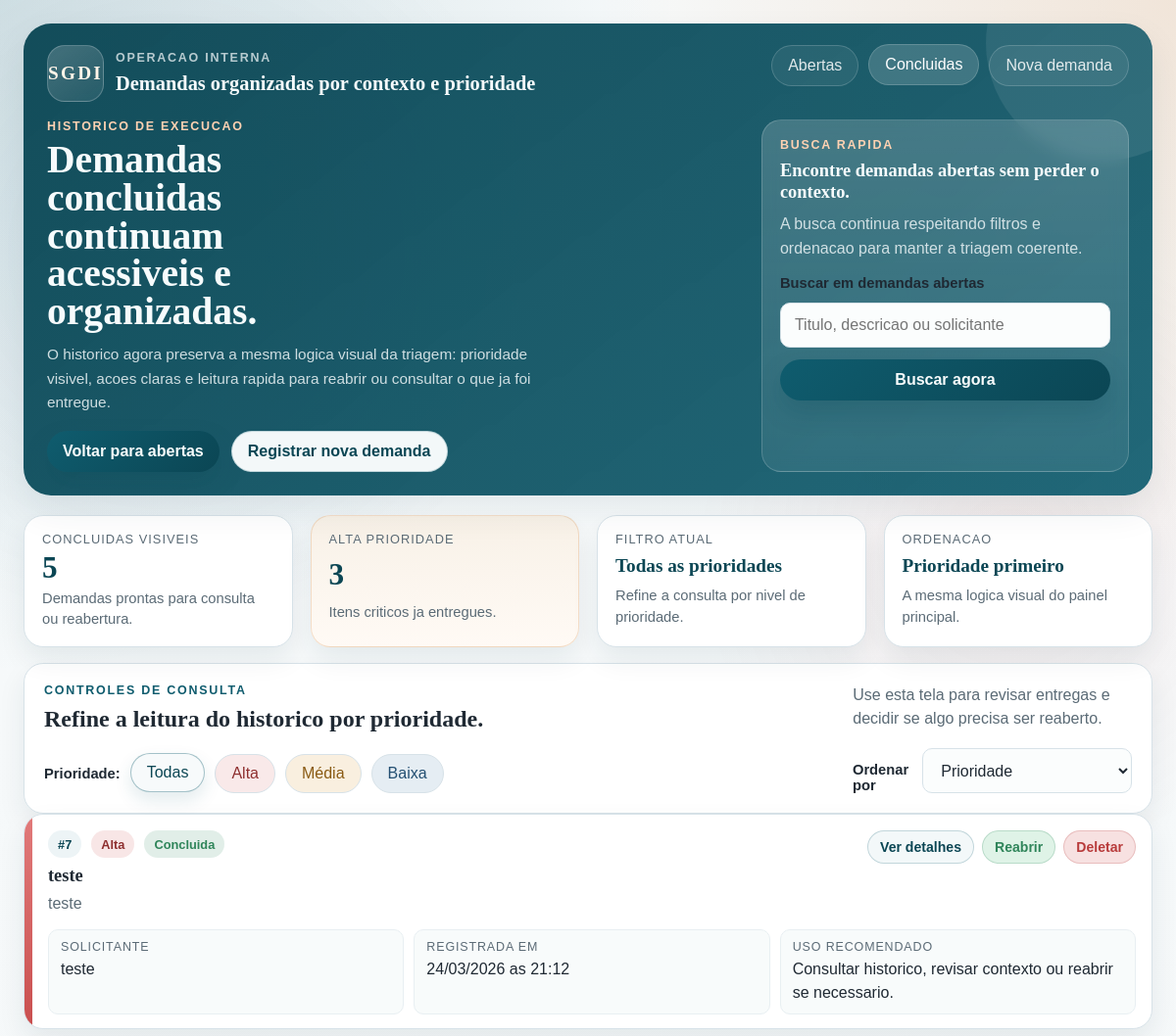
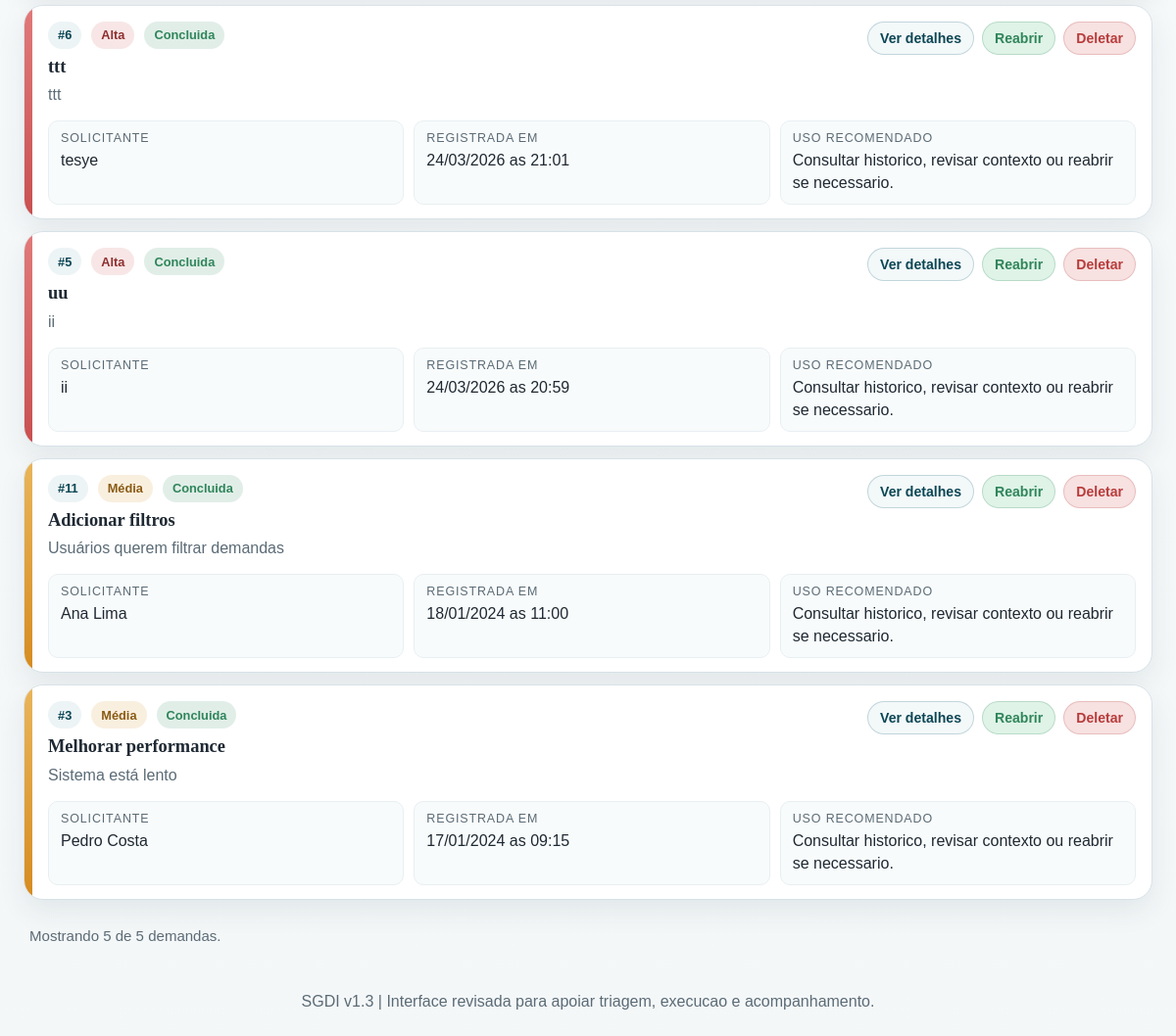
Before: /concluidas with the older database file (2 pictures, top to bottom).
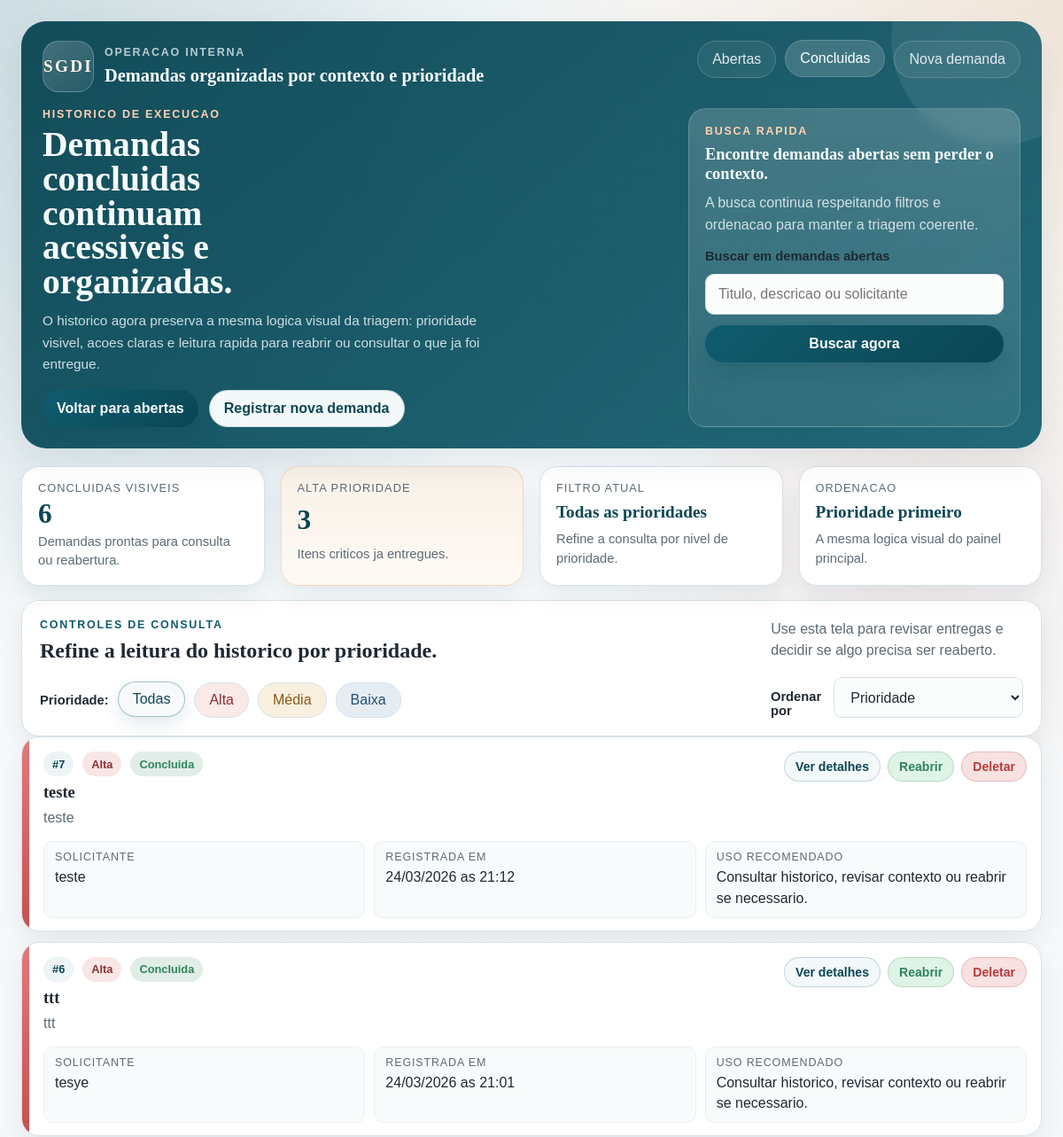
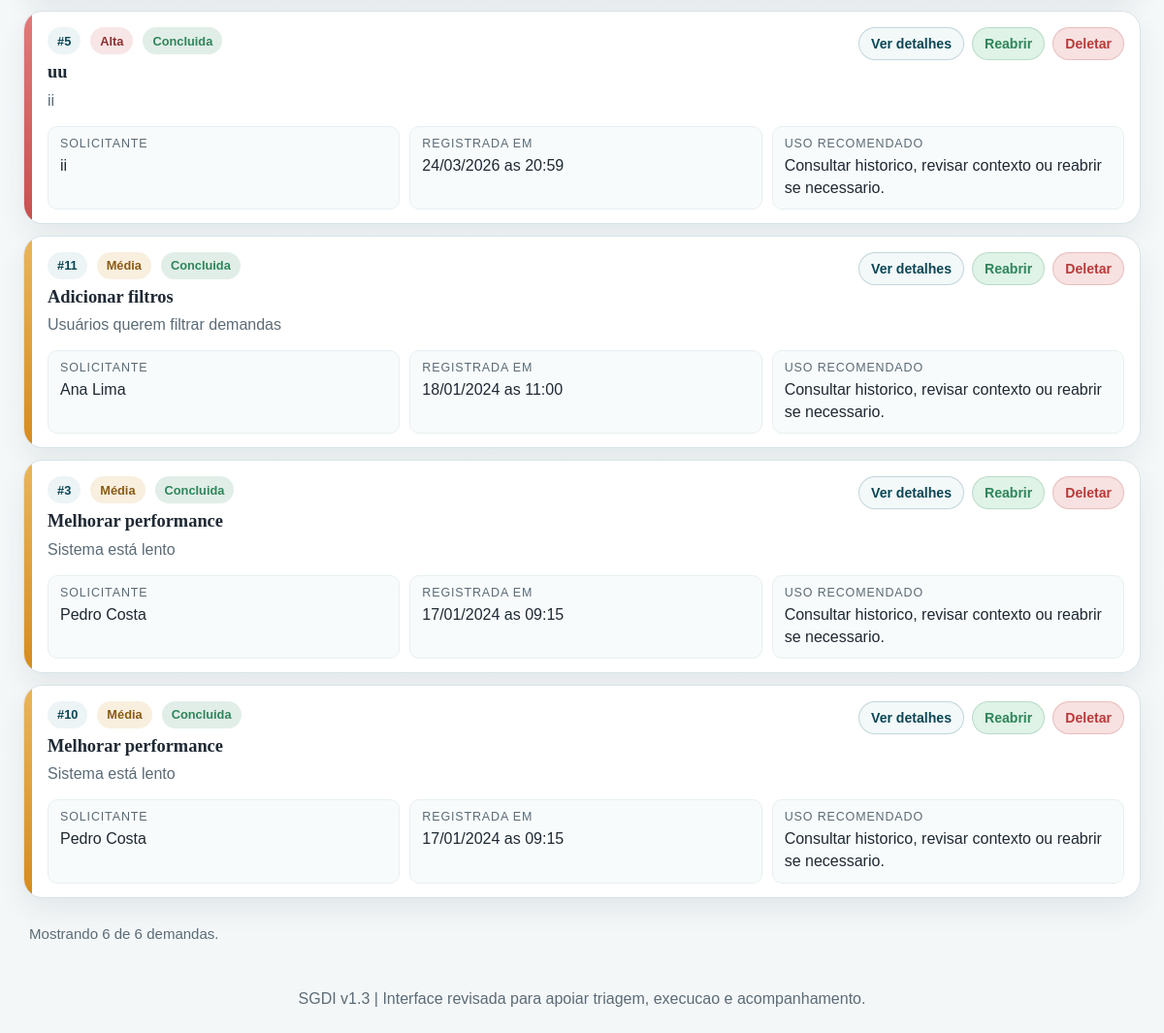
After: the same page with the newer database file (2 pictures, top to bottom).
### tables this page shows
CREATE TABLE demandas (
    id INTEGER PRIMARY KEY AUTOINCREMENT,
    titulo TEXT NOT NULL,
    descricao TEXT NOT NULL,
    solicitante TEXT NOT NULL,
    prioridade TEXT NOT NULL DEFAULT 'Média',
    status TEXT NOT NULL DEFAULT 'Aberta',
    data_criacao TEXT NOT NULL
);

### app.py (the view)
@app.route("/concluidas")
def concluidas():
    contexto = build_demand_context(
        STATUS_CONCLUIDA,
        filtro_prioridade=request.args.get("prioridade", "").strip(),
        ordenacao=request.args.get("ordenacao", "prioridade"),
    )
    return render_template("concluidas.html", **contexto)

### app.py (called while the page is built)
def get_db():
    return get_db_connection()

@app.template_filter("priority_slug")
def priority_slug(value):
    return PRIORIDADE_SLUGS.get(value, "neutra")

@app.template_filter("display_datetime")
def display_datetime(value):
    try:
        return datetime.strptime(value, "%Y-%m-%d %H:%M:%S").strftime("%d/%m/%Y as %H:%M")
    except (TypeError, ValueError):
        return value

def normalize_priority(prioridade):
    return prioridade if prioridade in PRIORIDADES else ""

def normalize_order(ordenacao):
    return ordenacao if ordenacao in ORDENACOES else "prioridade"

### database.py (called while the page is built)
def get_db_connection():
    conn = sqlite3.connect(DB_PATH)
    conn.row_factory = sqlite3.Row
    conn.execute("PRAGMA foreign_keys = ON")
    return conn

### templates/concluidas.html (shortened to what the changed rows need)
{% extends "base.html" %}
{% block hero %}
<h1>Demandas concluidas continuam acessiveis e organizadas.</h1>
{% endblock %}
{% block content %}
<section class="metrics-grid">
    <article class="metric-card">
        <p class="metric-card__label">Concluidas visiveis</p>
        <strong class="metric-card__value" data-summary-total>{{ resumo.total }}</strong>
        <span class="metric-card__hint">Demandas prontas para consulta ou reabertura.</span>
    </article>
</section>
<section data-demand-module>
<section class="panel-card">
    <div class="section-header">
        <div>
            <h2>Refine a leitura do historico por prioridade.</h2>
        </div>
    </div>
    <div class="toolbar-layout">
        <div class="filter-cluster">
            <span class="filter-cluster__label">Prioridade:</span>
            <a
                href="{{ url_for('concluidas', prioridade=None, ordenacao=ordenacao_atual) }}"
                class="filter-pill {% if not filtro_atual %}is-active{% endif %}"
                data-priority-filter=""
                aria-pressed="{% if not filtro_atual %}true{% else %}false{% endif %}"
            >
                Todas
            </a>
            {% for prioridade in prioridades %}
                <a
                    href="{{ url_for('concluidas', prioridade=prioridade, ordenacao=ordenacao_atual) }}"
                    class="filter-pill priority-{{ prioridade|priority_slug }} {% if filtro_atual == prioridade %}is-active{% endif %}"
                    data-priority-filter="{{ prioridade|priority_slug }}"
                    aria-pressed="{% if filtro_atual == prioridade %}true{% else %}false{% endif %}"
                >
                    {{ prioridade }}
                </a>
            {% endfor %}
        </div>
    </div>
</section>
<section
    class="demand-list"
    data-demand-list
    data-current-filter="{{ (filtro_atual|priority_slug) if filtro_atual else '' }}"
    data-current-order="{{ ordenacao_atual }}"
    data-batch-size="6"
>
    {% if demandas %}
        {% for demanda in demandas %}
            <article
                class="demand-card priority-{{ demanda['prioridade']|priority_slug }}"
                data-demand-card
                data-priority="{{ demanda['prioridade']|priority_slug }}"
                data-created="{{ demanda['data_criacao'] }}"
                data-alert="false"
            >
                <div class="demand-card__signal"></div>
                <div class="demand-card__body">
                    <div class="demand-card__header">
                        <div class="demand-card__headline">
                            <div class="chip-row">
                                <span class="mini-chip">#{{ demanda['id'] }}</span>
                                <span class="badge priority-{{ demanda['prioridade']|priority_slug }}">{{ demanda['prioridade'] }}</span>
                                <span class="status-chip is-done">Concluida</span>
                            </div>
                            <h3>
                                <a href="{{ url_for('detalhes', id=demanda['id']) }}">{{ demanda['titulo'] }}</a>
                            </h3>
                            <p class="demand-card__description">
                                {{ demanda['descricao'][:180] }}{% if demanda['descricao']|length > 180 %}...{% endif %}
                            </p>
                        </div>
                        <div class="demand-card__actions">
                            <a href="{{ url_for('detalhes', id=demanda['id']) }}" class="button-secondary button-small">Ver detalhes</a>
                            <form method="POST" action="{{ url_for('reabrir', id=demanda['id']) }}">
                                <button type="submit" class="button-soft button-small">Reabrir</button>
                            </form>
                            <form method="POST" action="{{ url_for('deletar', id=demanda['id']) }}" onsubmit="return confirm('Tem certeza que deseja deletar?');">
                                <button type="submit" class="button-danger button-small">Deletar</button>
                            </form>
                        </div>
                    </div>
                    <dl class="meta-grid">
                        <div>
                            <dt>Solicitante</dt>
                            <dd>{{ demanda['solicitante'] }}</dd>
                        </div>
                        <div>
                            <dt>Registrada em</dt>
                            <dd>{{ demanda['data_criacao']|display_datetime }}</dd>
                        </div>
                        <div>
                            <dt>Uso recomendado</dt>
                            <dd>Consultar historico, revisar contexto ou reabrir se necessario.</dd>
                        </div>
                    </dl>
                </div>
            </article>
        {% endfor %}
    {% endif %}
</section>
<div class="list-pagination" data-load-more-area hidden>
    <p class="list-pagination__status" data-load-more-status></p>
</div>
</section>
{% endblock %}

Changed rows visible on the page:
now on this page (row edited): demandas: id "10", prioridade "Média", titulo "Melhorar performance", descricao "Sistema está lento", solicitante "Pedro Costa", data_criacao|display_datetime "17/01/2024 as 09:15"
Other visible differences:
{{ resumo.total }}: "5" → "6"
text written by a page script: "Mostrando 5 de 5 demandas." → "Mostrando 6 de 6 demandas."
